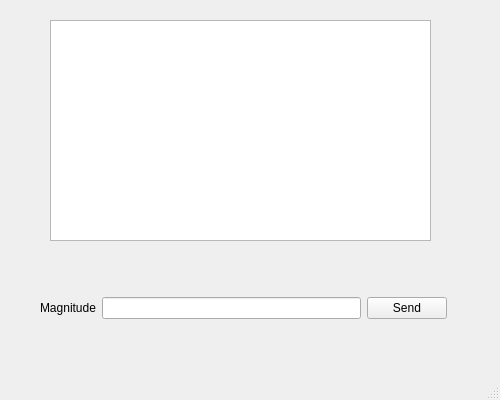
<?xml version="1.0" encoding="UTF-8"?>
<ui version="4.0">
 <class>MainWindow</class>
 <widget class="QMainWindow" name="MainWindow">
  <property name="geometry">
   <rect>
    <x>0</x>
    <y>0</y>
    <width>500</width>
    <height>400</height>
   </rect>
  </property>
  <property name="windowTitle">
   <string>MainWindow</string>
  </property>
  <widget class="QWidget" name="centralwidget">
   <widget class="QTextBrowser" name="textBrowser">
    <property name="geometry">
     <rect>
      <x>50</x>
      <y>20</y>
      <width>381</width>
      <height>221</height>
     </rect>
    </property>
   </widget>
   <widget class="QWidget" name="">
    <property name="geometry">
     <rect>
      <x>40</x>
      <y>290</y>
      <width>407</width>
      <height>36</height>
     </rect>
    </property>
    <layout class="QHBoxLayout" name="horizontalLayout_2">
     <item>
      <widget class="QLabel" name="label">
       <property name="text">
        <string>Magnitude</string>
       </property>
       <property name="alignment">
        <set>Qt::AlignRight|Qt::AlignTrailing|Qt::AlignVCenter</set>
       </property>
      </widget>
     </item>
     <item>
      <widget class="QLineEdit" name="sendDataLine"/>
     </item>
     <item>
      <widget class="QPushButton" name="sendBtn">
       <property name="text">
        <string>Send</string>
       </property>
      </widget>
     </item>
    </layout>
   </widget>
  </widget>
  <widget class="QStatusBar" name="statusBar"/>
  <widget class="QMenuBar" name="menubar">
   <property name="geometry">
    <rect>
     <x>0</x>
     <y>0</y>
     <width>500</width>
     <height>30</height>
    </rect>
   </property>
  </widget>
 </widget>
 <tabstops>
  <tabstop>sendDataLine</tabstop>
  <tabstop>sendBtn</tabstop>
 </tabstops>
 <resources/>
 <connections/>
</ui>
